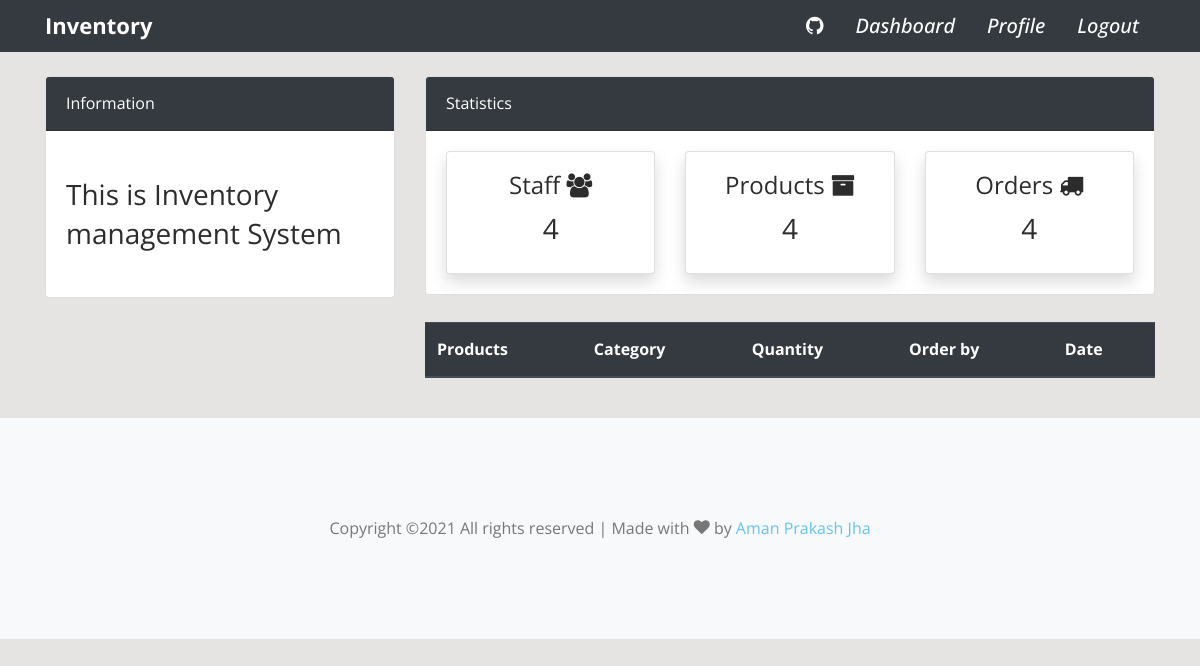
The app's page /order/ (signed in), older data.
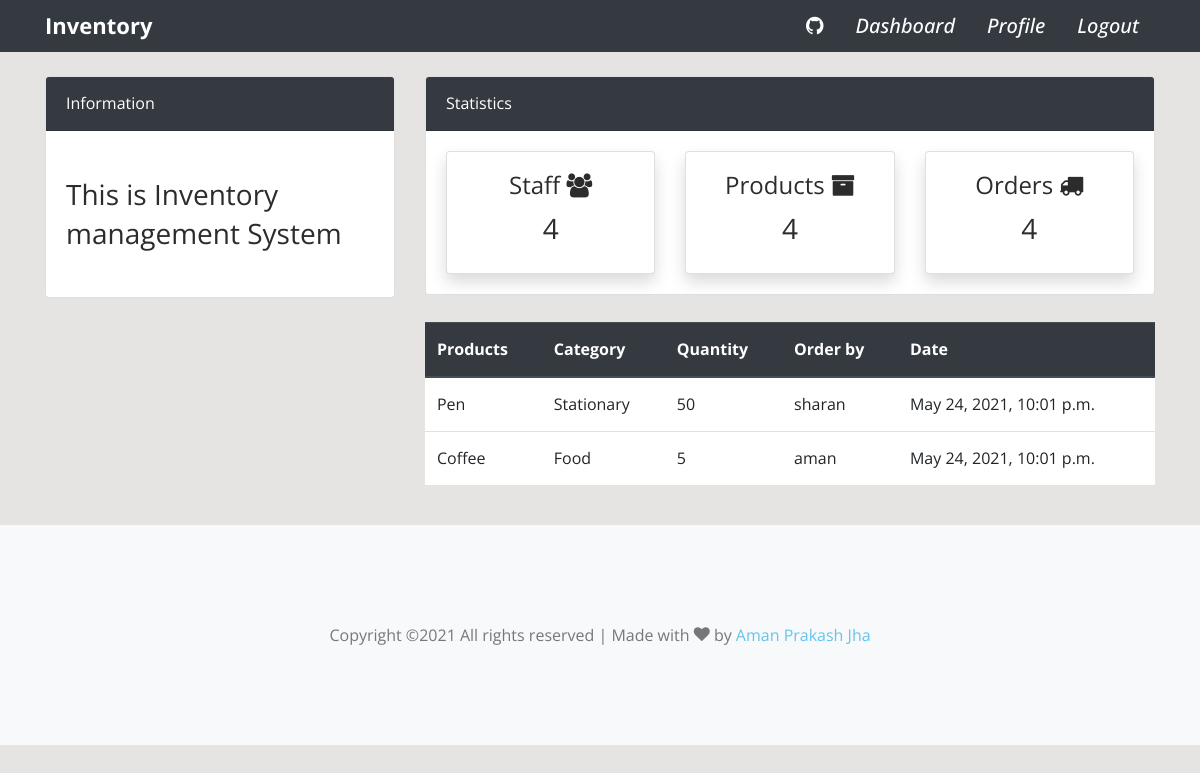
The same page, newer data.
### dashboard/models.py (models this page shows, shortened)
class Order(models.Model):
    product = models.ForeignKey(Product, on_delete=models.CASCADE)
    staff = models.ForeignKey(User,models.CASCADE,null=True)
    date = models.DateTimeField(auto_now_add=True)
    oquantity = models.PositiveIntegerField(null=True)
    class Meta:
        verbose_name_plural = 'Order'

class Product(models.Model):
    name = models.CharField(max_length=100,null=True)
    category = models.CharField(max_length=100, choices=cat_choices,null=True)
    quantity = models.PositiveIntegerField(null=True)
    class Meta:
        verbose_name_plural = 'Product'
        ordering = ['category']

### dashboard/views.py (the view)
# urls.py: path('order/',views.order,name="order"),
@login_required(login_url='login')
def order(request):
    order = Order.objects.all()
    context = {
        'order':order,
    }
    return render(request,"dashboard/order.html",context)

### templates/dashboard/order.html (shortened to what this page needs)
{% extends 'main.html' %}
{% block content %}
{% include "snippets/top.html" %}
<div class="container">
    <div class="row my-4">
        <div class="col-md-4"></div>
        <div class="col-md-8">
            <table class="table bg-white table-responsive-sm">
                <thead class="thead-dark">
                  <tr>
                    <th scope="col">Products</th>
                    <th scope="col">Category</th>
                    <th scope="col">Quantity</th>
                    <th scope="col">Order by</th>
                    <th scope="col">Date</th>
                  </tr>
                </thead>
                <tbody>
                  {% for o in order %}
                  <tr>
                    <td>{{o.product.name}}</td>
                    <td>{{o.product.category}}</td>
                    <td>{{o.oquantity}}</td>
                    <td>{{o.staff.username}}</td>
                    <td>{{o.date}}</td>
                  </tr>
                  {% endfor %}
                </tbody>
              </table>
        </div>
    </div>
</div>
{% endblock %}

### templates/main.html (shortened to what this page needs)
<!DOCTYPE html>
<html lang="en">
    <head>
        {% load static %}
        <link rel="stylesheet" href="https://maxcdn.bootstrapcdn.com/font-awesome/4.4.0/css/font-awesome.min.css">
        <link rel="stylesheet" href="{% static 'css/open-iconic-bootstrap.min.css' %}">
        <link rel="stylesheet" href="{% static 'css/animate.css' %}">
        <link rel="stylesheet" href="{% static 'css/owl.carousel.min.css' %}">
        <link rel="stylesheet" href="{% static 'css/owl.theme.default.min.css' %}">
        <link rel="stylesheet" href="{% static 'css/magnific-popup.css' %}">
        <link rel="stylesheet" href="{% static 'css/aos.css' %}">
        <link rel="stylesheet" href="{% static 'css/ionicons.min.css' %}">
        <link rel="stylesheet" href="{% static 'css/bootstrap-datetimepicker.min.css' %}">
        <link rel="stylesheet" href="{% static 'css/nouislider.css' %}">
        <link rel="stylesheet" href="{% static 'css/flaticon.css' %}">
        <link rel="stylesheet" href="{% static 'css/icomoon.css' %}">
        <link rel="stylesheet" href="{% static 'css/style.css' %}">
      </head>
      <body>
        <div class="main-section">
            <nav class="navbar navbar-expand-lg navbar-dark ftco_navbar bg-dark ftco-navbar-light" id="ftco-navbar">
                <div class="container">
                  <a class="navbar-brand" href="{% url 'index' %}">Inventory</a>
                  <div class="collapse navbar-collapse" id="ftco-nav">
                    <ul class="navbar-nav ml-auto">
                        <li class="nav-item"><a href="https://github.com/amanjha8100" target="_blank" class="nav-link icon d-flex align-items-center"><i class="ion-logo-github"></i><span class="d-lg-none ml-2">GitHub</span></a></li>
                        {% if user.is_authenticated %}
                        <li class="nav-item"><a href="{% url 'index' %}" class="nav-link icon d-flex align-items-center"><i>Dashboard</i></a></li>
                        <li class="nav-item"><a href="{% url 'profile' %}" class="nav-link icon d-flex align-items-center"><i>Profile</i></a></li>
                        <li class="nav-item"><a href="{% url 'logout' %}" class="nav-link icon d-flex align-items-center"><i>Logout</i></a></li>
                        {% endif %}
                    </ul>
                  </div>
                  </div>
              </nav>
              {% block content %}
              {% endblock %}
                <footer class="ftco-section ftco-section-2 bg-light">
                    <div class="col-md-12 text-center">
                        <p class="mb-0">
                        Copyright &copy; All rights reserved | Made with <i class="icon-heart" aria-hidden="true"></i> by <a href="#" target="_blank">Aman Prakash Jha</a>
                        </p>
                    </div>
                </footer>
        </div>
      </body>
</html>

### templates/snippets/top.html
<div class="container">
    <div class="row mt-4">
        <div class="col-md-4">
            <div class="card">
                <div class="card-header bg-dark text-white">
                    Information
                </div>
                <div class="card-body">
                    <marquee behavior="" direction="">
                       <h3 class="my-4">This is Inventory management System</h3>
                    </marquee>
                </div>
            </div>
        </div>
        <div class="col-md-8">
            <div class="card">
                <div class="card-header bg-dark text-white">
                    Statistics
                </div>
                <div class="card-body">
                    <div class="row">
                        <div class="col-md-4">
                            <a class="text-decoration-none text-dark" href="{% url 'staff' %}">
                                <div class="card my-card shadow text-center p-3">
                                    <h4>Staff <i class="fa fa-users"></i></h4>
                                    <h3>4</h3>
                                </div>
                            </a>
                        </div>
                        <div class="col-md-4">
                            <a class="text-decoration-none text-dark" href="{% url 'product' %}">
                                <div class="card my-card shadow text-center p-3">
                                    <h4>Products <i class="fa fa-archive"></i></h4>
                                    <h3>4</h3>
                                </div>
                            </a>
                        </div>
                        <div class="col-md-4">
                            <a class="text-decoration-none text-dark" href="{% url 'order' %}">
                                <div class="card my-card shadow text-center p-3">
                                    <h4>Orders <i class="fa fa-truck"></i></h4>
                                    <h3>4</h3>
                                </div>
                            </a>
                        </div>
                    </div>
                </div>
            </div>
        </div>
    </div>
</div>

### static/css/icomoon.css (style rules this page uses)
[class^="icon-"], [class*=" icon-"] { font-family: 'icomoon' !important; speak: none; font-style: normal; font-weight: normal; font-variant: normal; text-transform: none; line-height: 1; -webkit-font-smoothing: antialiased; -moz-osx-font-smoothing: grayscale; }
.icon-heart:before { content: "\f004"; }

### templates/main.html (style rules this page uses)
body { background-color: rgb(230, 227,227); }

Row changes from the older to the newer data that the page shows:
added Order: product.name "Pen", product.category "Stationary", oquantity "50", staff.username "sharan", date "May 24, 2021, 10:01 p.m."
added Order: product.name "Coffee", product.category "Food", oquantity "5", staff.username "aman", date "May 24, 2021, 10:01 p.m."
